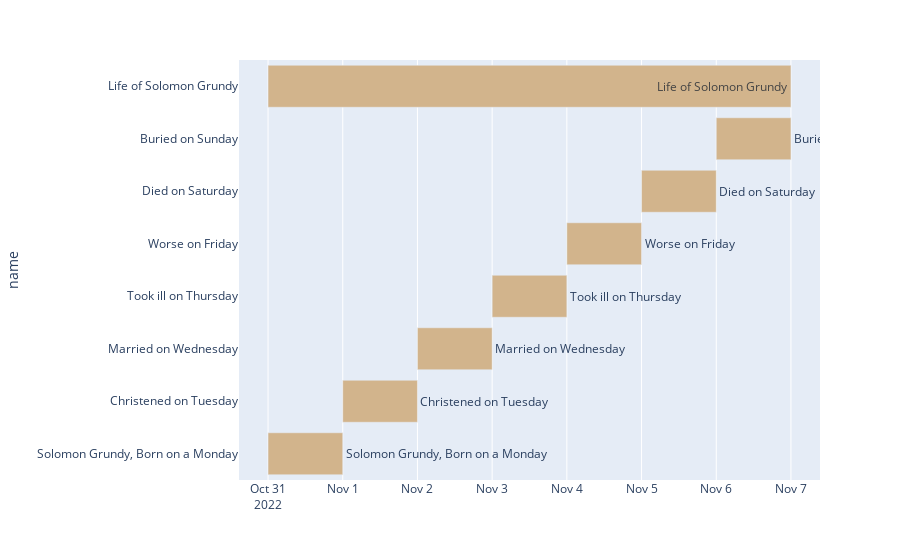

Here is the notebook cell this chart was saved with:
### Code cell
fig.show()

### Figure 1 — Plotly figure (JSON) as saved in the notebook; plotly's stock layout.template omitted (floating-point values rounded to 4 significant figures)
{"data": [{"alignmentgroup": "True", "base": ["2022-10-31T00:00:00", "2022-11-01T00:00:00", "2022-11-02T00:00:00", "2022-11-03T00:00:00", "2022-11-04T00:00:00", "2022-11-05T00:00:00", "2022-11-06T00:00:00", "2022-10-31T00:00:00"], "hovertemplate": "start_date=%{base}<br>end_date=%{x}<br>name=%{text}<extra></extra>", "legendgroup": "", "marker": {"color": "tan", "pattern": {"shape": ""}}, "name": "", "offsetgroup": "", "orientation": "h", "showlegend": false, "text": ["Solomon Grundy, Born on a Monday", "Christened on Tuesday", "Married on Wednesday", "Took ill on Thursday", "Worse on Friday", "Died on Saturday", "Buried on Sunday", "Life of Solomon Grundy"], "textposition": "auto", "type": "bar", "x": [86400000, 86400000, 86400000, 86400000, 86400000, 86400000, 86400000, 604800000], "xaxis": "x", "y": ["Solomon Grundy, Born on a Monday", "Christened on Tuesday", "Married on Wednesday", "Took ill on Thursday", "Worse on Friday", "Died on Saturday", "Buried on Sunday", "Life of Solomon Grundy"], "yaxis": "y"}], "layout": {"barmode": "overlay", "legend": {"tracegroupgap": 0}, "margin": {"t": 60}, "xaxis": {"anchor": "y", "domain": [0, 1], "type": "date"}, "yaxis": {"anchor": "x", "domain": [0, 1], "title": {"text": "name"}}}}
